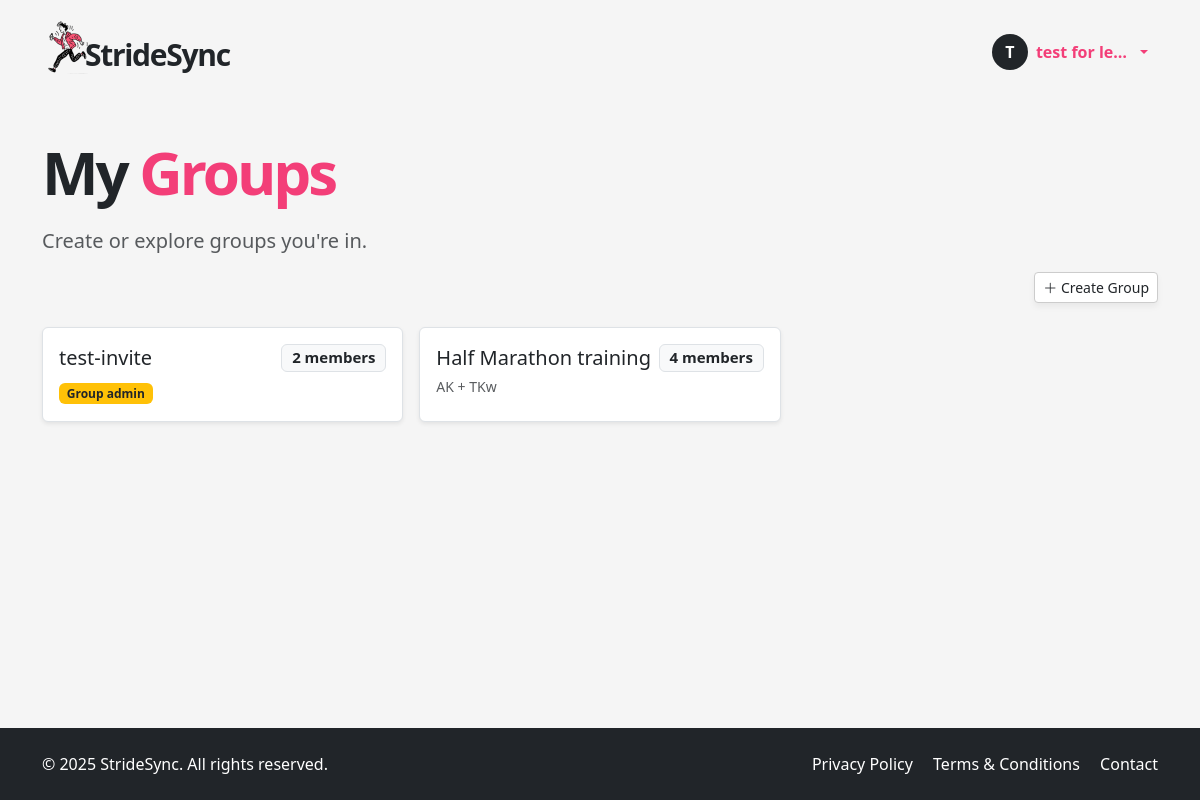
Page /my-groups (signed in) on the committed database.
### app/models.py (models this page shows, shortened)
class User(UserMixin, db.Model):
    __tablename__ = "users"
    id = sa.Column(sa.Integer, primary_key=True)
    email = sa.Column(sa.String(120), unique=True, nullable=False, index=True)
    password_hash = sa.Column(sa.String(256))
    username = sa.Column(sa.String(64), unique=True, nullable=False, index=True)
    role = sa.Column(sa.Enum(UserRole), default=UserRole.USER, nullable=False)
    is_verified = sa.Column(sa.Boolean, default=False)
    verification_token = sa.Column(sa.String(128), nullable=False, default=lambda: secrets.token_urlsafe(32))
    unit_preference = Column(String(2), default='km')  # 'km' or 'mi'
    notify_group_activity = Column(Boolean, default=True)
    is_public_profile = Column(Boolean, default=False)
    reset_token = db.Column(db.String, nullable=True)
    reset_token_expiry = db.Column(db.DateTime, nullable=True)
    runs = so.relationship("Run", back_populates="user", cascade="all, delete-orphan")
    groups = so.relationship("Group", secondary=user_groups, back_populates="members")
    admin_of_groups = so.relationship("Group", secondary=group_admins, back_populates="admins")

class Group(db.Model):
    __tablename__ = "groups"
    id = sa.Column(sa.Integer, primary_key=True)
    name = sa.Column(sa.String(100), unique=True, nullable=False)
    description = sa.Column(sa.Text)
    members = so.relationship("User", secondary=user_groups, back_populates="groups")
    admins = so.relationship("User", secondary=group_admins, back_populates="admin_of_groups")
    runs = so.relationship("Run", secondary=run_groups, back_populates="groups")
    invites = so.relationship("GroupInvite", back_populates="group", cascade="all, delete-orphan")

### app/routes.py (the view)
@app.route('/my-groups')
@login_required
def my_groups():
    sorted_groups = sorted(current_user.groups, key=lambda g: g.id, reverse=True)
    pending_invites = db.session.scalars(
        sa.select(GroupInvite).where(GroupInvite.email == current_user.email)
    ).all()
    create_group_form = CreateGroupForm()
    dummy_form = DummyForm()
    return render_template(
        "my_groups.html",
        groups=sorted_groups,
        pending_invites=pending_invites,
        create_group_form=create_group_form,
        dummy_form=dummy_form
    )

### app/models.py (called while the page is built)
@login.user_loader
def load_user(id):
    return db.session.get(User, int(id))

### app/templates/my_groups.html (shortened to what this page needs)
{% extends "base.html" %}
{% block content %}
<section class="py-5">
  <div class="container">
    <h1 class="display-4 fw-bold mb-4 hero-title">My <span>Groups</span></h1>
    <p class="lead text-muted">Create or explore groups you're in.</p>
    <div class="d-flex justify-content-end mb-4">
      <button class="btn btn-soft btn-sm" data-bs-toggle="modal" data-bs-target="#createGroupModal">
        <i class="bi bi-plus-lg"></i> Create Group
      </button>
    </div>
    {% if groups %}
    <div class="row g-3">
      {% for group in groups %}
      <div class="col-md-4">
        <div class="border rounded p-3 bg-white h-100 shadow-sm position-relative">
          <h5 class="mb-1 d-flex justify-content-between align-items-center">
            {{ group.name }}
            <span class="badge bg-light text-dark border">
              {{ group.members|length }} member{{ 's' if group.members|length != 1 else '' }}
            </span>
          </h5>
          <p class="small text-muted mb-2">{{ group.description[:80] }}</p>
          {% if group in current_user.admin_of_groups %}
            <span class="badge bg-warning text-dark">Group admin</span>
          {% endif %}
        </div>
      </div>
      {% endfor %}
    </div>
    {% else %}
      <p class="text-muted">You're not in any groups yet.</p>
    {% endif %}
  </div>
</section>
{% endblock %}

### app/templates/base.html (shortened to what this page needs)
<!DOCTYPE html>
<html lang="en">
<head>
  <link href="https://cdn.jsdelivr.net/npm/bootstrap@5.3.6/dist/css/bootstrap.min.css" rel="stylesheet">
  <link href="https://cdn.jsdelivr.net/npm/bootstrap-icons@1.10.5/font/bootstrap-icons.css" rel="stylesheet">
  <link rel="stylesheet" href="{{ url_for('static', filename='style.css') }}">
</head>
<body>
  <header>
    <nav class="navbar">
      <div class="container d-flex justify-content-between align-items-center py-2">
        <a href="/index" class="text-decoration-none logo-container d-flex align-items-center">
          <img src="{{ url_for('static', filename='img/icon.png') }}" width="50px" style="margin-right: -15px !important;" alt="StrideSync logo">
          <p class="logo mb-0 ms-2">StrideSync</p>
        </a>
        <ul class="navbar-nav flex-row align-items-center mb-0 menubox">
          {% if current_user.is_anonymous %}
            <li class="nav-item">
              <a class="btn btn-dark px-4" href="{{ url_for('login') }}">LOGIN</a>
            </li>
          {% else %}
            <li class="nav-item dropdown">
              <a class="nav-link dropdown-toggle d-flex align-items-center" href="#" id="userDropdown" role="button" data-bs-toggle="dropdown" aria-expanded="false">
                <div class="avatar-circle bg-dark text-white rounded-circle d-flex justify-content-center align-items-center me-2" style="width: 36px; height: 36px; font-weight: bold;">
                  {{ current_user.username[0]|upper }}
                </div>
                <span class="fw-semibold text-truncate d-inline-block username-truncate" title="{{ current_user.username }}">
                  {{ current_user.username }}
                </span>
              </a>
            </li>
          {% endif %}
        </ul>
      </div>
    </nav>
  </header>
  <main>
    {% block content %}{% endblock %}
  </main>
  <footer class="bg-dark text-white py-4">
    <div class="container d-flex flex-column flex-md-row justify-content-between align-items-center">
      <div class="mb-2 mb-md-0">
        &copy; 2025 StrideSync. All rights reserved.
      </div>
      <div>
        <a href="/privacy" class="text-white text-decoration-none me-3">Privacy Policy</a>
        <a href="/terms" class="text-white text-decoration-none me-3">Terms & Conditions</a>
        <a href="/contact" class="text-white text-decoration-none">Contact</a>
      </div>
    </div>
  </footer>
</body>
</html>

### app/static/style.css (style rules this page uses)
html, body { height: 100%; margin: 0; display: flex; flex-direction: column; scroll-behavior: smooth; }
body { background-color: #f5f5f5; }
main { flex: 1; }
a { color: #f33e78; }
.logo { font-size: 30px; font-weight: 700; letter-spacing: -1.3px; margin-top: 15px; }
.logo-container { color: unset; }
.hero-title { font-weight: 900 !important; font-size: 60px; letter-spacing: -3px; line-height: 60px; }
.hero-title span { color: #f33e78; }
.btn-soft, .btn-soft-white { background: white; border: 1px solid #ccc; box-shadow: 0 4px 6px rgba(0,0,0,0.05); }
.nav-link { color: #f33e78 !important; }
.menubox { margin-top: 10px; margin-right: 10px; }
footer { background-color: #333; }
.bg-white { background-color: #ffffff !important; }
.username-truncate { max-width: 100px; overflow: hidden; text-overflow: ellipsis; white-space: nowrap; vertical-align: middle; }

### rows in the picture
User: username "T", username "test for le…"
Group: name "test-invite", members|length "2", members "s", shows "Group admin"
Group: name "Half Marathon training", members|length "4", members "s", description "AK + TKw"
